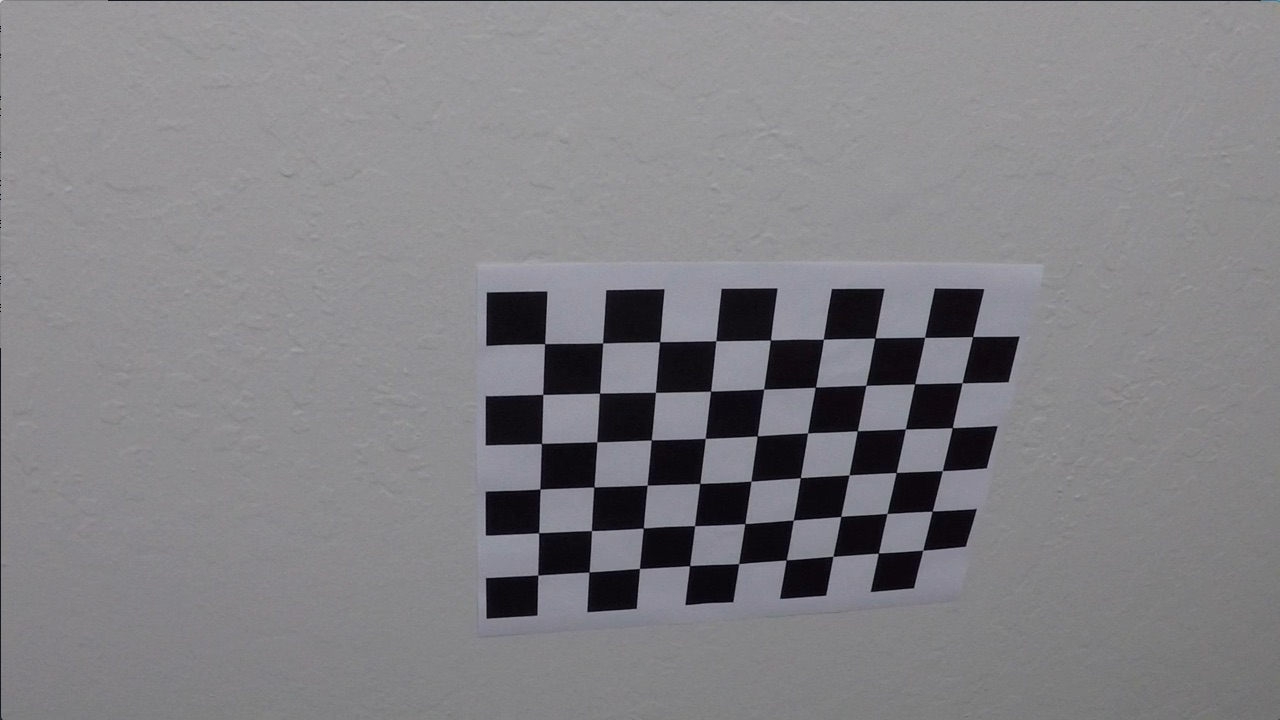
#> input picture advanced lane finding/camera_cal/calibration10.jpg, 1280 x 720 px; its folder holds only this picture in this run; the run also reads 1 picture not shown here
$ jupyter execute --allow-errors project.ipynb   (shell and % lines are left out)   (older library calls are emulated)
#> lines starting #> are read from the running program, lines starting #| are printed output that depends on the picture; after the words box and inside, x2 and y2 are one past the last pixel; in counts of white or black regions, pixels touching at a corner belong together
## Advanced Lane Finding Project

The goals / steps of this project are the following:

* Compute the camera calibration matrix and distortion coefficients given a set of chessboard images.
* Apply a distortion correction to raw images.
* Apply a perspective transform to rectify binary image ("birds-eye view").
* Use color transforms, gradients, etc., to create a thresholded binary image.
* Detect lane pixels and fit to find the lane boundary.
* Determine the curvature of the lane and vehicle position with respect to center.
* Warp the detected lane boundaries back onto the original image.
* Output visual display of the lane boundaries and numerical estimation of lane curvature and vehicle position.

---
## First, I'll compute the camera calibration using chessboard images

[cell 1]
import numpy as np
import cv2
import os
import matplotlib.pyplot as plt
import matplotlib.image as mpimg
import glob
import pickle

# store camera calibration parameters in ./camera_cal/calibrated_data.p
CAMERA_CALIBRATION_COEFFICIENTS_FILE = './camera_cal/calibrated_data.p'

class CameraCalibrator:
    def __init__(self, calibration_images, x_corners, y_corners, init_coef=True):


        # images used for camera calibration
        self.calibration_images = calibration_images

        # The number of horizontal corners in calibration images
        self.x_corners = x_corners

        # The number of vertical corners in calibration images
        self.y_corners = y_corners
        self.object_points = []
        self.image_points = []

        if not init_coef:
            self._calibrate()

    def _calibrate(self):
        """

        :return:
            Camera calibration coefficients as a python dictionary
        """
        object_point = np.zeros((self.x_corners * self.y_corners, 3), np.float32)
        object_point[:,:2] = np.mgrid[0:self.x_corners, 0:self.y_corners].T.reshape(-1, 2)

        for idx, file_name in enumerate(self.calibration_images):
            image = cv2.imread(file_name)
#> image is the input picture: shape (720, 1280, 3); mean B, G, R 133.1, 129.4, 130.2
            gray_image = cv2.cvtColor(image, cv2.COLOR_RGB2BGR)
            ret, corners = cv2.findChessboardCorners(gray_image,(self.x_corners, self.y_corners),None)
#> ret = True; corners = 54 rows, first 8: [544.7, 343.6], [602.6, 342.9], [659.6, 341.7], [716, 340.7], [770.5, 340], [823.4, 339.2], [874.8, 338.1], [924.6, 337.3]
            if ret:
                self.object_points.append(object_point)
                self.image_points.append(corners)
        h, w = image.shape[:2]
        ret, mtx, dist, rvecs, tvecs = cv2.calibrateCamera(self.object_points, self.image_points, (w, h), None, None)
#> ret = 0.402; mtx = [[1215.1, 0, 674.3], [0, 1227, 357.1], [0, 0, 1]]; dist = [[-0.887, 13.5, -0.00382, -0.00756, -85.37]]; rvecs = ([0.506, -0.211, 0.0337],); tvecs = ([-2.2, -0.223, 20.53],)

        calibrated_data = {'mtx': mtx, 'dist': dist}
#> calibrated_data = {'mtx': [[1215.1, 0, 674.3], [0, 1227, 357.1], [0, 0, 1]], 'dist': [[-0.887, 13.5, -0.00382, -0.00756, -85.37]]}

        with open(CAMERA_CALIBRATION_COEFFICIENTS_FILE, 'wb') as f:
            pickle.dump(calibrated_data, file=f)

    def undistort(self, image):
        """

        :param image:
        :return:
        """

        if not os.path.exists(CAMERA_CALIBRATION_COEFFICIENTS_FILE):
            raise Exception('Camera calibration data file does not exist at ' +
                            CAMERA_CALIBRATION_COEFFICIENTS_FILE)

        with open(CAMERA_CALIBRATION_COEFFICIENTS_FILE, 'rb') as f:
            calibrated_data = pickle.load(file=f)

        return cv2.undistort(image, calibrated_data['mtx'], calibrated_data['dist'],None, calibrated_data['mtx'])

##  1. Compute the camera calibration matrix and distortion coefficients given a set of chessboard images.
## 2. Apply a distortion correction to raw images.

[cell 2]
# Make a list of calibration images

calibration_images = glob.glob('./camera_cal/calibration*.jpg')
calibrator = CameraCalibrator(calibration_images, 9, 6, init_coef = False)

# Take example distorted image and undistort it using saved camera coefficients
fname = './camera_cal/calibration1.jpg'
distorted_image = cv2.imread(fname)
#> (the rest of this cell did not finish here and is left out)

## Apply a perspective transform to rectify binary image ("birds-eye view").

[cell 3]
import matplotlib.image as mpimg

# MODIFY THIS FUNCTION TO GENERATE OUTPUT
# THAT LOOKS LIKE THE IMAGE ABOVE
def unwarp(img):

    # b) define 4 source points src = np.float32([[,],[,],[,],[,]])
    # c) define 4 destination points dst = np.float32([[,],[,],[,],[,]])
    # d) use cv2.getPerspectiveTransform() to get M, the transform matrix
    # e) use cv2.warpPerspective() to warp your image to a top-down view

    img_size = (img.shape[1],img.shape[0])

    # Four source coordinates (left_bottom, left_top, right_top, right_bottom) from  test_images/straight_lines2.jpg
    #src = np.float32([[259, 683], [597, 447], [686, 447], [1063, 683]])

    # Four dstination coordinates
    #dst = np.float32([[259,683],[259,0],[1063,0],[1063,683]])
    #'''
    corners = np.float32([[253, 697],[585,456],[700, 456],[1061,690]])
    new_top_left = np.array([corners[0, 0], 0])
    new_top_right = np.array([corners[3, 0], 0])
    offset = [50, 0]

    img_size = (image.shape[1], image.shape[0])
    src = np.float32([corners[0], corners[1], corners[2], corners[3]])
    dst = np.float32([corners[0] + offset, new_top_left + offset, new_top_right - offset, corners[3] - offset])
    #'''
    M = cv2.getPerspectiveTransform(src, dst)
    Minv = cv2.getPerspectiveTransform(dst, src)
    warped = cv2.warpPerspective(img, M, img_size, flags=cv2.INTER_LINEAR)
    return warped, M, Minv

fname = 'test_images/straight_lines2.jpg'
image = cv2.imread(fname)
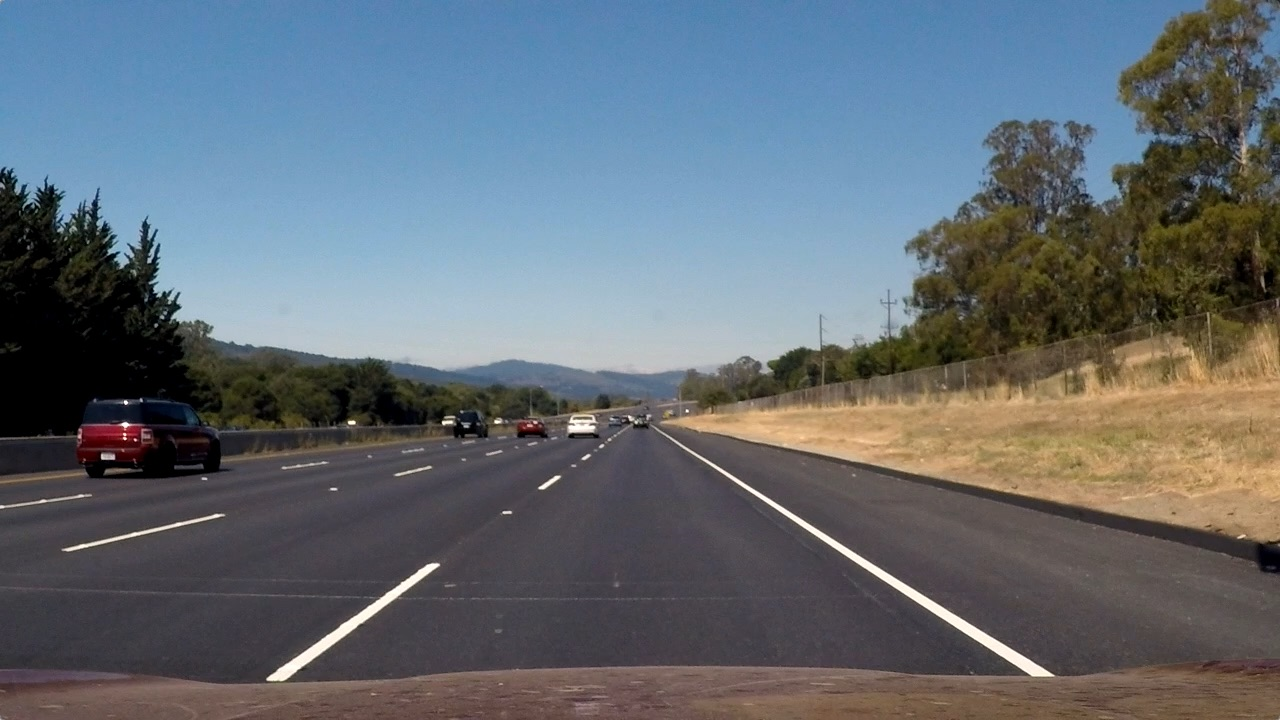
#> input picture advanced lane finding/test_images/straight_lines2.jpg, 1280 x 720 px
#> image is the input picture: shape (720, 1280, 3); mean B, G, R 115.1, 107.7, 99.4
undistorted_image = calibrator.undistort(image)
cv2.imwrite('test_images/straight_lines2_undistorted.png',undistorted_image, [int( cv2.IMWRITE_JPEG_QUALITY), 95])

# Choose
#pts = np.array([[259, 683], [597, 447], [686, 447], [1063, 683]], np.int32)
pts = np.array([[253, 697],[585,456],[700, 456],[1061,690]], np.int32)
pts = pts.reshape((-1,1,2))
imd = np.copy(undistorted_image)
imd = cv2.polylines(imd,[pts],True,(255,0,0),2)
#> imd: shape (720, 1280, 3); mean B, G, R 124.2, 116.5, 108.1
cv2.imwrite('test_images/straight_lines2_undistorted_withpoints.png',imd, [int( cv2.IMWRITE_JPEG_QUALITY), 95])


binary_warped, perspective_M, Minv  = unwarp(imd)
#> in unwarp, `warped = cv2.warpPerspective(img, M, img_size, flags=cv2.INTER_LINEAR)`:
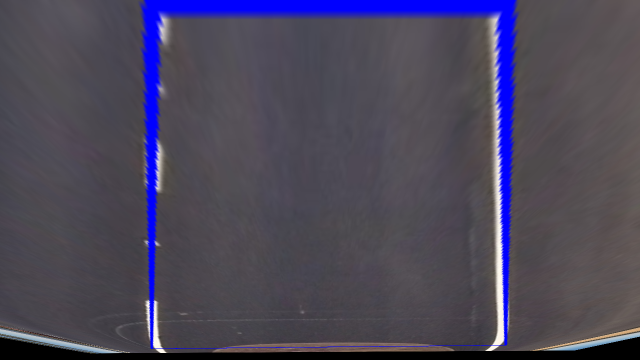
#> warped: shape (720, 1280, 3) (shown at 1/2 size); mean B, G, R 90.5, 71.2, 75.5
#> perspective_M = [[-0.583, -1.53, 1009], [8.57e-16, -1.93, 882.3], [-4.84e-06, -0.00239, 1]]; Minv = [[0.156, -0.786, 536.2], [-0.00378, -0.512, 456], [-8.29e-06, -0.00123, 1]]

f, (ax1, ax2) = plt.subplots(1, 2, figsize=(24, 9))
f.tight_layout()
ax1.imshow(imd)
ax1.set_title('Undistorted Image', fontsize=50)
ax2.imshow(binary_warped,cmap='gray')
ax2.set_title('Warped Image', fontsize=50)
plt.subplots_adjust(left=0., right=1, top=0.9, bottom=0.)
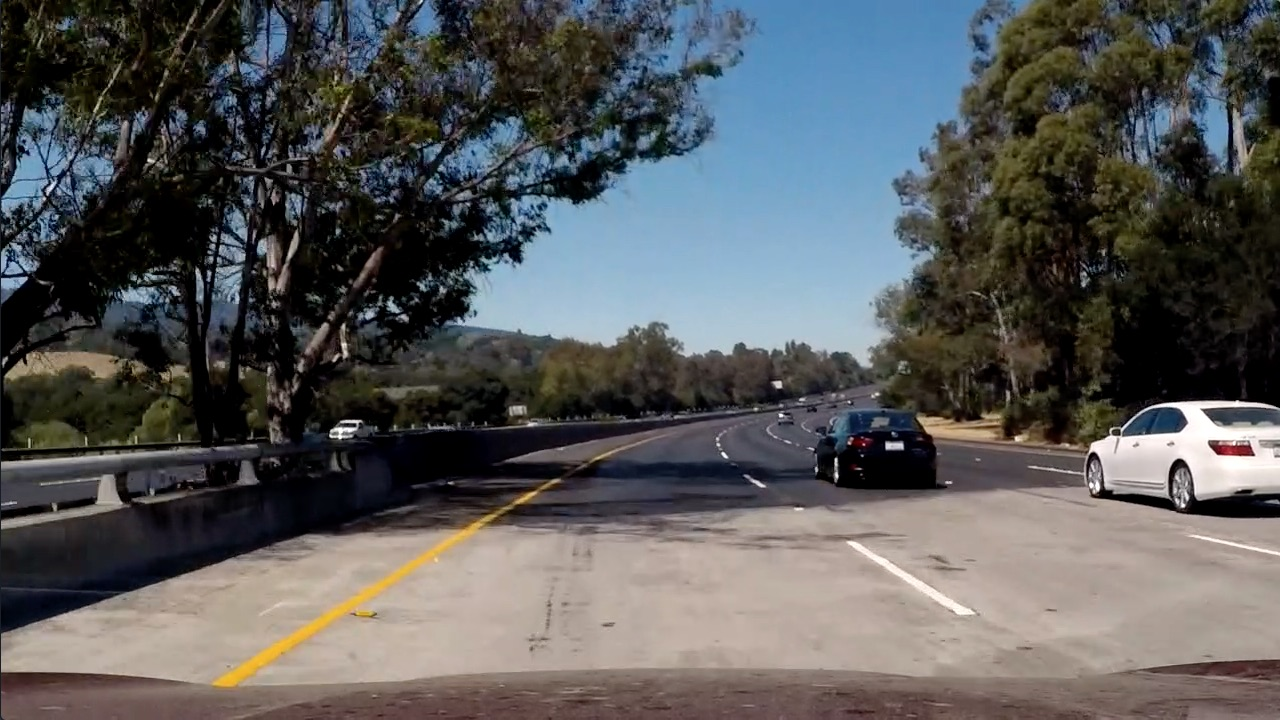
#> input picture advanced lane finding/test_images/test5.jpg, 1280 x 720 px
#> further down, img_shadow is the input picture: shape (720, 1280, 3); mean B, G, R 89.8, 89.3, 88.5

## 3. Use color transforms, gradients, etc., to create a thresholded binary image.

[cell 4]

import numpy as np
import cv2
import matplotlib.pyplot as plt

def noise_reduction(image, threshold=4):
    """
    This method is used to reduce the noise of binary images.

    :param image:
        binary image (0 or 1)

    :param threshold:
        min number of neighbours with value

    :return:
    """

    k = np.array([[1, 1, 1],
                  [1, 0, 1],
                  [1, 1, 1]])
    nb_neighbours = cv2.filter2D(image, ddepth=-1, kernel=k)
    image[nb_neighbours < threshold] = 0
    return image

def binary_threshold_filter(channel, thresh = (200, 255), on = 1):
    binary = np.zeros_like(channel)
    binary[(channel > thresh[0]) & (channel <= thresh[1])] = on
    return binary

# Edit this function to create your own pipeline.
def pipeline(img,hls_s_thresh = (170,255),
                 hls_l_thresh = (30,255),
                 sobel_thresh=(20,255),
                 mag_thresh=(70,100),
                 dir_thresh=(0.8,0.9),
                 r_thresh=(150,255),
                 u_thresh=(140,180)):

#> called with hls_s_thresh = (170, 255), hls_l_thresh = (30, 255), sobel_thresh = (20, 255), mag_thresh = (70, 100), dir_thresh = (0.8, 0.9), r_thresh = (150, 255), u_thresh = (140, 180)
    img = np.copy(img)

    # Convert to grayscale
    gray = cv2.cvtColor(img, cv2.COLOR_BGR2GRAY)

    # Convert to HLS color space and separate the s channel
    hls = cv2.cvtColor(img, cv2.COLOR_BGR2HLS)
#> hls: shape (720, 1280, 3); mean of channels 0, 1, 2 55.5, 89.2, 70.1
    s_channel = hls[:,:,2]
    l_channel = hls[:,:,1]
    s_binary = binary_threshold_filter(s_channel,hls_s_thresh)
#> s_binary: shape (720, 1280); values 0 (black) and 1 (white), 8.8% white; 3550 white regions (2963 under 20 px), largest, box (x1, y1, x2, y2) and area: (350, 430, 567, 492) 4084, (54, 188, 160, 293) 2880, (838, 430, 936, 488) 2456
    l_binary = binary_threshold_filter(l_channel,hls_l_thresh)
#> l_binary: shape (720, 1280); values 0 (black) and 1 (white), 73.2% white; 1548 black regions (1338 under 20 px), largest, box (x1, y1, x2, y2) and area: (0, 0, 661, 592) 136488, (998, 124, 1280, 444) 50396, (815, 430, 947, 490) 5558

    # Threshhold the R channel
    R = img[:,:,2]
    rbinary = binary_threshold_filter(R, r_thresh)
#> rbinary: shape (720, 1280); values 0 (black) and 1 (white), 24.2% white; 504 white regions (441 under 20 px), largest, box (x1, y1, x2, y2) and area: (1, 487, 1280, 690) 176692, (458, 253, 927, 368) 26754, (1029, 400, 1280, 500) 11389

    # Threshhold the U channel
    yuv = cv2.cvtColor(img, cv2.COLOR_BGR2YUV)
#> yuv: shape (720, 1280, 3); mean of channels 0, 1, 2 89.1, 128.4, 127.5
    U = yuv[:,:,1]
    ubinary = binary_threshold_filter(U, u_thresh)
#> ubinary: shape (720, 1280); values 0 (black) and 1 (white), 13.2% white; 49 white regions (13 under 20 px), largest, box (x1, y1, x2, y2) and area: (483, 0, 1029, 316) 100795, (0, 112, 112, 208) 4546, (1189, 38, 1232, 163) 2528

    # Take the derivative in x
    sobelx = cv2.Sobel(gray, cv2.CV_64F, 1, 0)
    # Absolute x derivative to accentuate lines away from horizontal
    abs_sobelx = np.absolute(sobelx)
    scaled_sobelx = np.uint8(255*abs_sobelx/np.max(abs_sobelx))
    # Threshold x gradient
    sxbinary = binary_threshold_filter(scaled_sobelx,sobel_thresh)
#> sxbinary: shape (720, 1280); values 0 (black) and 1 (white), 11.9% white in thin lines or dots


    # Take the derivative in y
    sobely = cv2.Sobel(gray, cv2.CV_64F, 0, 1)
    # Absolute x derivative to accentuate lines away from horizontal
    abs_sobely = np.absolute(sobely)
    scaled_sobely = np.uint8(255*abs_sobely/np.max(abs_sobely))
    # Threshold x gradient
    sybinary = binary_threshold_filter(scaled_sobely,sobel_thresh)
#> sybinary: shape (720, 1280); values 0 (black) and 1 (white), 12.8% white in thin lines or dots


    # Calculate the gradient magnitude
    grad_mag = np.sqrt(sobelx**2 + sobely**2)
    # Rescale to 8 bit
    scale_factor = np.max(grad_mag)/255
#> scale_factor = 3.86
    grad_mag = (grad_mag/scale_factor).astype(np.uint8)
    mag_binary = binary_threshold_filter(grad_mag, mag_thresh)
#> mag_binary: shape (720, 1280); values 0 (black) and 1 (white), 1.9% white in thin lines or dots

    # Calculate the gradient direction,
    absgraddir = np.arctan2(np.absolute(sobely), np.absolute(sobelx))
    dir_binary = binary_threshold_filter(absgraddir, dir_thresh)
#> dir_binary: shape (720, 1280) float64; values 0 (black) and 1 (white), 2.9% white in thin lines or dots

    # Stack each channel
    # Note color_binary[:, :, 0] is all 0s, effectively an all black image. It might
    # be beneficial to replace this channel with something else.
    color_binary = np.dstack(( np.zeros_like(sxbinary), sxbinary, s_binary)) * 255
#> color_binary: shape (720, 1280, 3); mean of channels 0, 1, 2 0, 30.3, 22.5

    # Filter shadow and preserve
    combined_binary = np.zeros_like(sxbinary)
    combined_binary[((l_binary == 1) & (s_binary == 1) | (sxbinary == 1))] = 1

    return color_binary,noise_reduction(combined_binary)
#> in noise_reduction, `nb_neighbours = cv2.filter2D(image, ddepth=-1, kernel=k)`:
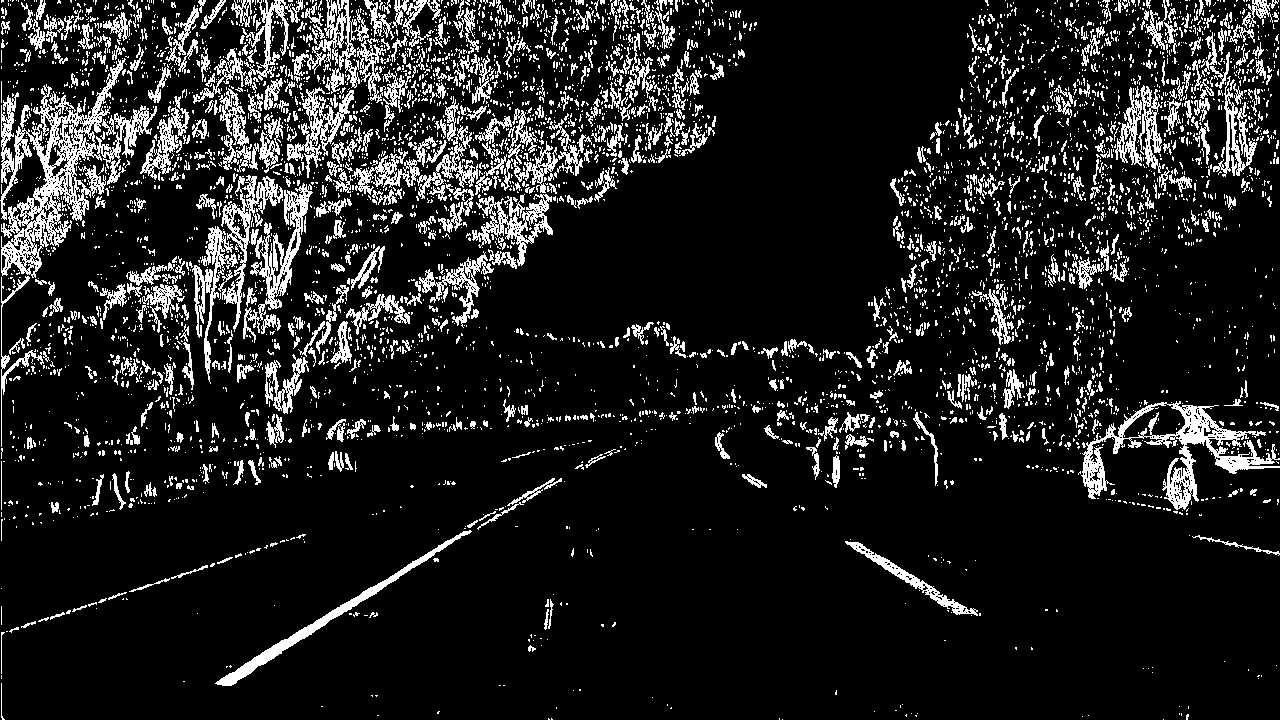
#> image: shape (720, 1280); values 0 (black) and 1 (white), 12.5% white in thin lines or dots


# Use distortion image
fname = 'test_images/test5.jpg'
img_shadow = cv2.imread(fname)
undistorted_shadow = calibrator.undistort(img_shadow)
color_binary_shadow,combined_binary_shadow = pipeline(img_shadow)

# Plot the result
f, (ax1, ax2) = plt.subplots(1, 2, figsize=(11, 6))
f.tight_layout()

ax1.imshow(undistorted_shadow)
ax1.set_title('image test_images/test5.jpg', fontsize=15)

ax2.imshow(combined_binary_shadow,cmap='gray')
ax2.set_title('combined_binary_shadow', fontsize=15)
plt.subplots_adjust(left=0., right=1, top=0.9, bottom=0.)
plt.show()
#> (the rest of the program and of its run is left out)
